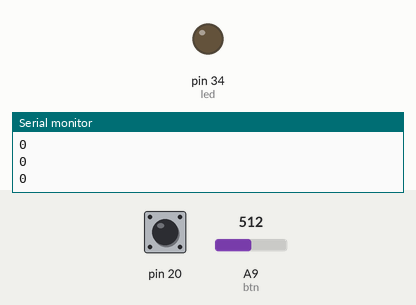
Bench run of a sketch on a simulated Arduino Mega 2560, built with avr-gcc and run on an emulated ATmega2560. Shown: output pins drawn as LEDs (lit = HIGH), the last lines printed to the serial monitor. Inputs (shaded band) come from the test bench; at power-on: A9 (btn) = 512, pin 20 HIGH.

Above: at 1.2 s.
1.3 s: A9 (btn) set to 34
2.8 s: A9 (btn) set to 29
At 4.2 s:
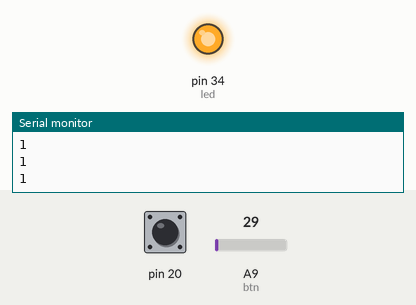
4.5 s: A9 (btn) set to 122
At 5.5 s:
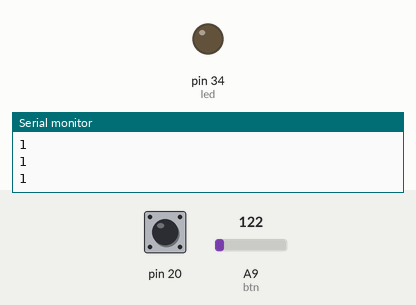
6.0 s: A9 (btn) set to 22
At 6.7 s:
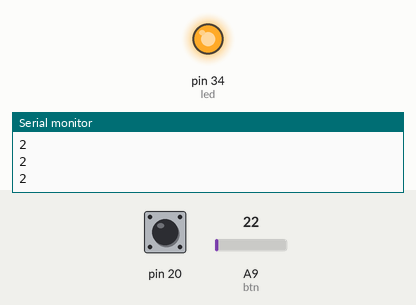
Timing chart, 0 to 8.5 s (numbered marks = the images above; inputs shaded):
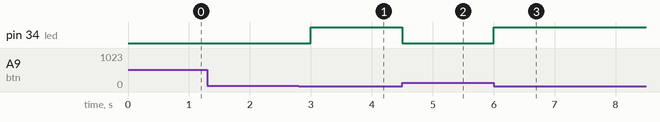

Measured:
- the behaviour switches between 32 and 31 on A9 (btn) (found by bisection; images 0 and 1)
- after the input at 2.8 s, pin 34 (led): LOW → HIGH after 0.20 s
- after the input at 4.5 s, pin 34 (led): HIGH → LOW at once
- after the input at 6.0 s, pin 34 (led): LOW → HIGH at once

The sketch:

LedDIodo.ino
```cpp
int led=34;
int btn=A9;
int cont=0;
int btns=0;
int band=0;
void setup(){
  Serial.begin(9600);
  pinMode(led,OUTPUT);
  pinMode(btn, INPUT);

  cli();
  DDRD &= ~(1 << DDD1);
  PORTD |= (1 << PORTD1);
  EICRA |= (1 << ISC10);
  EIMSK |= (1 << INT1);
  sei();
}

void loop(){
  btns=analogRead(btn);

  if(btns <32 ){
    if(band==0){
      band=1;
      digitalWrite(led,HIGH);
      cont++;
    }
  }
  else{
    if(band==1){
        band=0;
        digitalWrite(led,LOW);
    }
  }
  Serial.println(cont);
  delay(250);
}
```
